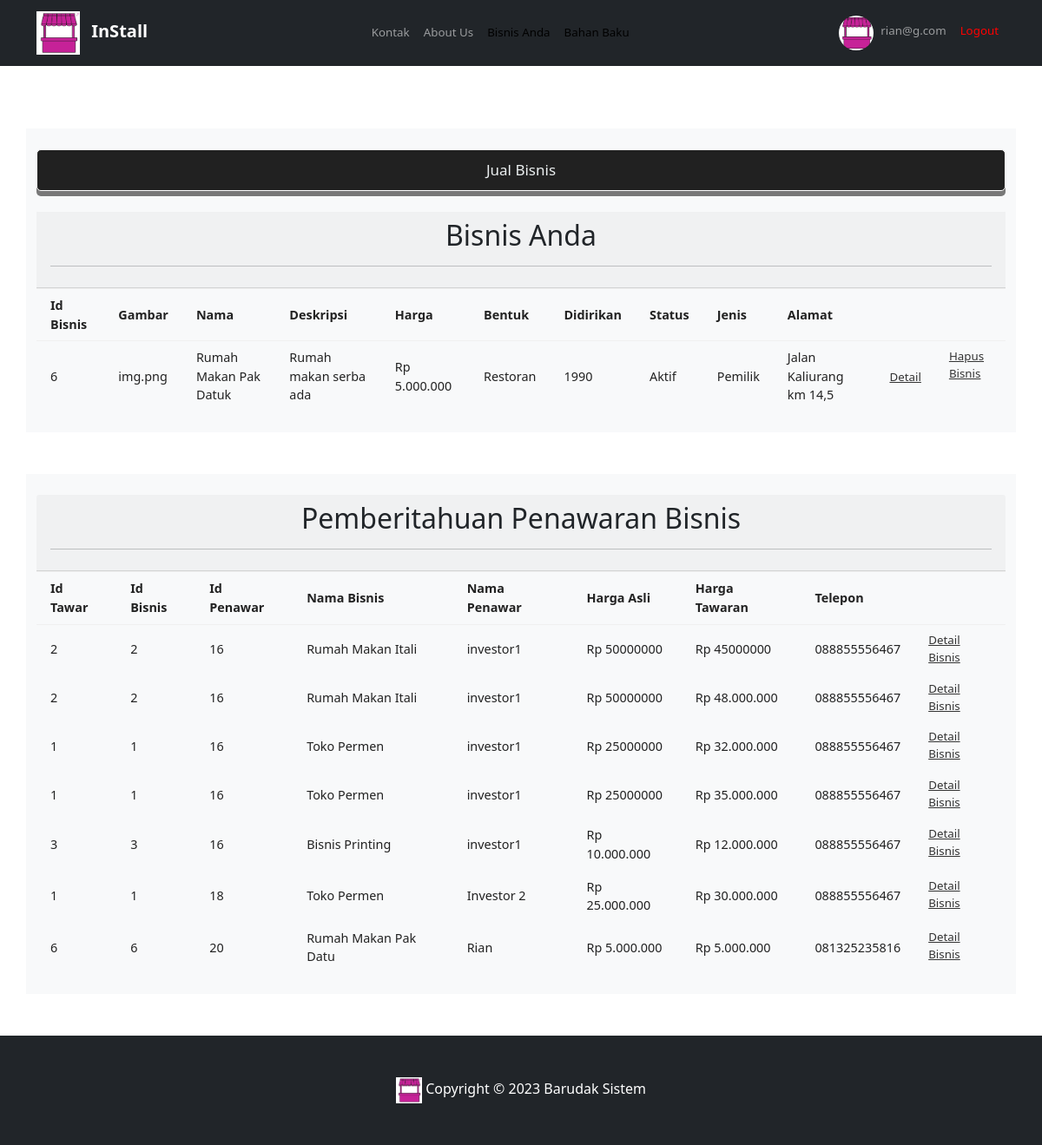
The page /logined/histori.php (signed in) on the database its author committed.
### tables this page shows
CREATE TABLE `bisnis` (
  `id` int(11) NOT NULL,
  `nama` varchar(60) NOT NULL,
  `deskripsi` text NOT NULL,
  `harga` varchar(20) NOT NULL,
  `bentuk` varchar(15) NOT NULL,
  `pendapatan` varchar(20) NOT NULL,
  `didirikan` year(4) NOT NULL,
  `status` varchar(10) NOT NULL,
  `jenis` varchar(15) NOT NULL,
  `fitur` text DEFAULT NULL,
  `benda` text DEFAULT NULL,
  `mapLat` float(10,6) DEFAULT NULL,
  `mapLng` float(10,6) DEFAULT NULL,
  `kota` varchar(15) NOT NULL,
  `alamat` text NOT NULL,
  `rataPerB` varchar(20) NOT NULL,
  `rataPerT` varchar(20) NOT NULL,
  `namaPemilik` varchar(60) NOT NULL,
  `notelp` varchar(15) NOT NULL,
  `idPengusaha` int(255) NOT NULL
);

CREATE TABLE `penawaran` (
  `id` int(11) NOT NULL,
  `id_bisnis` int(255) NOT NULL,
  `id_penawar` int(255) NOT NULL,
  `namaBisnis` varchar(20) NOT NULL,
  `namaPenawar` varchar(60) NOT NULL,
  `hargaAsli` varchar(20) NOT NULL,
  `hargaTawar` varchar(20) NOT NULL,
  `notelp` varchar(15) NOT NULL
);

### logined/histori.php (the view, shortened to what this page needs)
<!doctype html>
<html lang="en">
<head>
  <link href="https://cdn.jsdelivr.net/npm/bootstrap@5.1.3/dist/css/bootstrap.min.css" rel="stylesheet"
>
  <link rel="stylesheet" type="text/css" href="histori.css">
</head>
<body>
  <?php
    if (isset($_SESSION['email']) && $_SESSION['email'] == TRUE) {
      $idPengguna = $_SESSION['id'];
    }
    include "../connect.php";
  ?>
  <nav class="navbar navbar-expand-lg navbar-dark bg-dark">
    <div class="container">
      <a class="navbar-brand" href="../index.php">
        <img src="../img/1.png" alt="" width="50" height="50" class="me-2">
        <strong>InStall</strong>
      </a>
        <ul class="navbar-nav ms-auto">
          <li class="nav-item">
            <a class="nav-link" href="https://wa.me/+628886964888">Kontak</a>
          </li>
          <li class="nav-item">
            <a class="nav-link" href="../us.html">About Us</a>
          </li>
          <?php
              if (isset($_SESSION['id_jenis']) && $_SESSION['id_jenis'] == TRUE) {
                $jenis = $_SESSION['id_jenis'];
                if ($jenis == 2 || $jenis == 4) {
                  echo "
                          <a class='nav-link' href='#' style='color: white;'>Histori</a>
                        ";
                } else if ($jenis == 3) {
                  echo "
                          <a class='nav-link' href='#' style='color: black;'>Bisnis Anda</a>
                          <li>
                          <a class='nav-link' href='kelola.php' style='color: black;'>Bahan Baku</a>
                          </li>
                        ";
                }
              }
            ?>
        </ul>
        <ul class="navbar-nav ms-auto">
          <li class="nav-item">
              <?php
                if (isset($_SESSION['email']) && $_SESSION['email'] == TRUE) {
                  $email = $_SESSION['email'];
                  echo '
                    <li class="nav-item">
                      <img src="userimg/user-' .$idPengguna. '.jpg" class="rounded-circle" onError="this.src = \'../img/1.png\'" style="width:40px; height:40px">
                    </li>
                    <li class="nav-item">
                      <a href="../logined/profile.php" class="nav-link">'.$email.'</a>
                    </li>
                    <li class="nav-item">
                      <a href="../logout.php" class="nav-link" style="color: red;">Logout</a>
                    </li>
                    ';
                 }
              ?>
          </li>
        </ul>
      </div>
  </nav>
  <br>
    <div class="container bg-light mt-5 mb-5 pt-4 pb-4">
      <?php
      if (isset($_SESSION['id_jenis']) && $_SESSION['id_jenis'] == TRUE) {
        $jenis = $_SESSION['id_jenis'];
        if ($jenis == 3) {
          echo '
          <div class="pb-4">
          <form action="uploadBisnis.php">
            <button type="submit" class="buttonP">Jual Bisnis</button>
          </div>
          </form>
          <div class="card-header">
            <h2 style="text-align: center;">Bisnis Anda</h2>
            <hr>
          </div>
          ';
        } else if ($jenis == 2) {
          echo '
          <div class="card-header">
            <h2 style="text-align: center;">Histori Penawaran</h2>
            <hr>
          </div>
          ';
        }
      }
      ?>
      <table>
    </div>
        <?php
        if (isset($_SESSION['id_jenis']) && $_SESSION['id_jenis'] == TRUE) {
          $jenis = $_SESSION['id_jenis'];
          $idInvestor = $_SESSION['id'];
          $sqlInv = "SELECT * FROM penawaran WHERE id_penawar = $idInvestor";
          $hasilInv = mysqli_query($conn, $sqlInv);
          if ($jenis == 2) {
            echo "
                <thead>
                  <tr>
                    <td>Id Tawar</td>
                    <td>Id Bisnis</td>
                    <td>Id Penawar</td>
                    <td>Nama Bisnis</td>
                    <td>Nama Penawar</td>
                    <td>Harga Asli</td>
                    <td>Harga Tawaran</td>
                    <td>Telepon</td>
                    <td></td>
                  </tr>
                </thead>
                  ";
                  while ($row = mysqli_fetch_assoc($hasilInv)) {
                    $idTawar = $row['id'];
                    $idBisnis = $row['id_bisnis'];
                    $idPenawar = $row['id_penawar'];
                    $namaBisnis = $row['namaBisnis'];
                    $namaPenawar = $row['namaPenawar'];
                    $hargaAsli = $row['hargaAsli'];
                    $hargaTawar = $row['hargaTawar'];
                    $notelp = $row['notelp'];
                    echo '
                    <tbody>
                      <tr>
                        <td>'.$idTawar.'</td>
                        <td>'.$idBisnis.'</td>
                        <td>'.$idPenawar.'</td>
                        <td>'.$namaBisnis.'</td>
                        <td>'.$namaPenawar.'</td>
                        <td>Rp '.$hargaAsli.'</td>
                        <td>Rp '.$hargaTawar.'</td>
                        <td>'.$notelp.'</td>
                        <td><a href="../product.php?id='.$idBisnis.'">Detail Bisnis</td>
                      </tr>
                    </tbody>
                        ';
                }
          } else if ($jenis == 3) {
            $idPengusaha = $_SESSION['id'];
            $sql = "SELECT * FROM bisnis WHERE idPengusaha = $idPengusaha";
            $hasil = mysqli_query($conn, $sql);
            echo "
                <thead>
                <tr>
                  <td>Id Bisnis</td>
                  <td>Gambar</td>
                  <td>Nama</td>
                  <td>Deskripsi</td>
                  <td>Harga</td>
                  <td>Bentuk</td>
                  <td>Didirikan</td>
                  <td>Status</td>
                  <td>Jenis</td>
                  <td>Alamat</td>
                  <td></td>
                  <td></td>
                </tr>
              </thead>
                  ";
              while ($row = mysqli_fetch_assoc($hasil)) {
                $idBisnis = $row['id'];
                $nama = $row['nama'];
                $deskripsi = $row['deskripsi'];
                $harga = $row['harga'];
                $bentuk = $row['bentuk'];
                $didirikan = $row['didirikan'];
                $status = $row['status'];
                $jenis = $row['jenis'];
                $alamat = $row['alamat'];
                echo '
                <tbody>
                  <tr>
                    <td>'.$idBisnis.'</td>
                    <td>img.png</td>
                    <td>'.$nama.'</td>
                    <td>'.$deskripsi.'</td>
                    <td>Rp '.$harga.'</td>
                    <td>'.$bentuk.'</td>
                    <td>'.$didirikan.'</td>
                    <td>'.$status.'</td>
                    <td>'.$jenis.'</td>
                    <td>'.$alamat.'</td>
                    <td><a href="../product.php?id='.$idBisnis.'">Detail</a></td>
                    <td><a href="hapusbisnis.php?id='.$idBisnis.'">Hapus Bisnis</td>
                  </tr>
                </tbody>
                    ';
            }
          }
        }
        ?>
    <div class="container bg-light mt-5 mb-5 pt-4 pb-4">
      <?php
      if (isset($_SESSION['id_jenis']) && $_SESSION['id_jenis'] == TRUE) {
        $jenis = $_SESSION['id_jenis'];
        if ($jenis == 3) {
          echo '
          <div class="card-header">
            <h2 style="text-align: center;">Pemberitahuan Penawaran Bisnis</h2>
            <hr>
          </div>
          ';
        }
      }
      ?>
      <table>
        <?php
        if (isset($_SESSION['id_jenis']) && $_SESSION['id_jenis'] == TRUE) {
          $jenis = $_SESSION['id_jenis'];
          $sqlInv = "SELECT * FROM penawaran p JOIN bisnis b ON p.id_bisnis = b.id";
          $hasilInv = mysqli_query($conn, $sqlInv);
          if ($jenis == 3) {
            echo "
                <thead>
                  <tr>
                    <td>Id Tawar</td>
                    <td>Id Bisnis</td>
                    <td>Id Penawar</td>
                    <td>Nama Bisnis</td>
                    <td>Nama Penawar</td>
                    <td>Harga Asli</td>
                    <td>Harga Tawaran</td>
                    <td>Telepon</td>
                    <td></td>
                  </tr>
                </thead>
                  ";
                  while ($row = mysqli_fetch_assoc($hasilInv)) {
                    $idTawar = $row['id'];
                    $idBisnis = $row['id_bisnis'];
                    $idPenawar = $row['id_penawar'];
                    $namaBisnis = $row['namaBisnis'];
                    $namaPenawar = $row['namaPenawar'];
                    $hargaAsli = $row['hargaAsli'];
                    $hargaTawar = $row['hargaTawar'];
                    $notelp = $row['notelp'];
                    echo '
                    <tbody>
                      <tr>
                        <td>'.$idTawar.'</td>
                        <td>'.$idBisnis.'</td>
                        <td>'.$idPenawar.'</td>
                        <td>'.$namaBisnis.'</td>
                        <td>'.$namaPenawar.'</td>
                        <td>Rp '.$hargaAsli.'</td>
                        <td>Rp '.$hargaTawar.'</td>
                        <td>'.$notelp.'</td>
                        <td><a href="../product.php?id='.$idBisnis.'">Detail Bisnis</td>
                      </tr>
                    </tbody>
                        ';
                }
          }
        }
        ?>
      </table>
    </div>
  <footer class="bg-dark p-5 position-sticky top-100">
    <div class="container">
      <div class="row">
        <div class="col" style="text-align: center;">
          <img src="../img/1.png" style="width: 30px;">
          <span style="color: white;">Copyright &copy; 2023 Barudak Sistem</span>
        </div>
      </div>
    </div>
  </footer>
</body>
</html>

### logined/histori.css (style rules this page uses)
html, body { width: 100%; height: 100%; margin: 0px; padding: 0px; overflow-x: hidden; }
.container .card .face.face2 .content p, a { font-size: 10pt; margin: 0 ; padding: 0; color:#333; }
.buttonP { color: #ecf0f1; font-size: 17px; background-color: #212121; border: 1px solid #ffffff; border-radius: 5px; padding: 10px; box-shadow: 0px 6px 0px #787878; transition: all 50ms; width: 100%; text-decoration: none; position: relative; }
.cardP, .rounded-circle { text-align: center; margin-left: auto; margin-right: auto; }
table { border-collapse: collapse; width: 100%; }
thead tr { border-top: 1px solid #f0f0f0; border-bottom: 1px solid #f0f0f0; padding: 0.5rem 0rem; }
thead td { font-weight: 700; }
td { padding: 0.5rem 1rem; font-size: 0.9rem; color: #222; }
tr td:last-child { display: flex; align-items: center; }

### rows shown on the page
bisnis: id "6", nama "Rumah Makan Pak Datuk", deskripsi "Rumah makan serba ada", harga "5.000.000", bentuk "Restoran", didirikan "1990", status "Aktif", jenis "Pemilik", alamat "Jalan Kaliurang km 14,5"
penawaran: id_bisnis "2", id_penawar "16", namaBisnis "Rumah Makan Itali", namaPenawar "investor1", hargaAsli "50000000", hargaTawar "45000000", id_bisnis.notelp "088855556467"
penawaran: id_bisnis "2", id_penawar "16", namaBisnis "Rumah Makan Itali", namaPenawar "investor1", hargaAsli "50000000", hargaTawar "48.000.000", id_bisnis.notelp "088855556467"
penawaran: id_bisnis "1", id_penawar "16", namaBisnis "Toko Permen", namaPenawar "investor1", hargaAsli "25000000", hargaTawar "32.000.000", id_bisnis.notelp "088855556467"
penawaran: id_bisnis "1", id_penawar "16", namaBisnis "Toko Permen", namaPenawar "investor1", hargaAsli "25000000", hargaTawar "35.000.000", id_bisnis.notelp "088855556467"
penawaran: id_bisnis "3", id_penawar "16", namaBisnis "Bisnis Printing", namaPenawar "investor1", hargaAsli "10.000.000", hargaTawar "12.000.000", id_bisnis.notelp "088855556467"
penawaran: id_bisnis "1", id_penawar "18", namaBisnis "Toko Permen", namaPenawar "Investor 2", hargaAsli "25.000.000", hargaTawar "30.000.000", id_bisnis.notelp "088855556467"
penawaran: id_bisnis "6", id_penawar "20", namaBisnis "Rumah Makan Pak Datu", namaPenawar "Rian", hargaAsli "5.000.000", hargaTawar "5.000.000", id_bisnis.notelp "081325235816"

### other values the page prints
$email "rian@g.com"
